Frame 1 (no input): blank canvas, image omitted
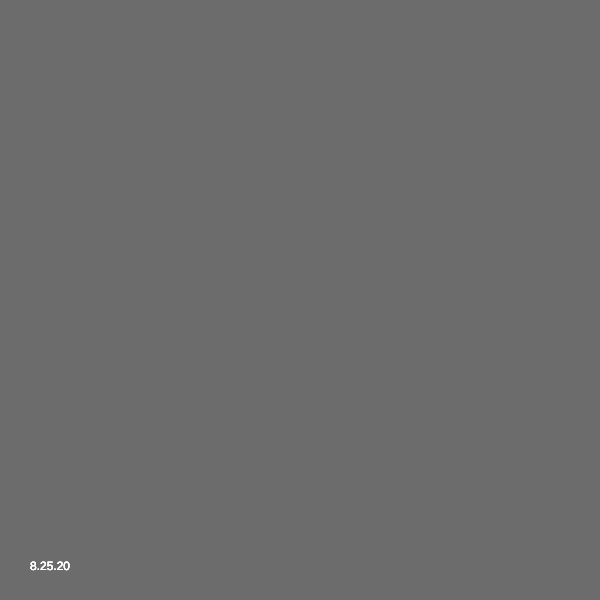
Frame 60 (no input)
Frame 120 (the mouse pressed at the canvas centre since frame 60): identical to frame 60, image omitted

The p5.js sketch that drew this single still picture (run headless with seeded random() and noise() and a simulated clock; from frame 60 on, the mouse is pressed at the canvas centre):

// p5.js sketch
// ── sketch.js
var r=200;
var s=0.002;
function setup() { 
  createCanvas(600, 600);
  background(255)
}
function draw() {   
  background(100, 20);
  translate(width/2, height/2);
  let n=200;
  for (let i=0; i<n; i++) {
     let t1= i*PI/n;
     let t2= s*t1;
     let x1= r*cos(t1);
     let y1= r*sin(t1);
     let x2= r*cos(t2);
     let y2= r*sin(t2);
     strokeWeight(.002)
     stroke(100);
     //fill(255)
     rectMode(CENTER)
     rotate(-r*cos(t1)*0.25)
     // rect(x1, y1, 120, 120);
     //line(x1, y1, x2, y2);
     strokeWeight(.002)
     stroke(0);
     line(x2,y2, x1, y1);
     rotate(r*cos(t1)*0.25)
  }
  s+=0.005;
  fill(255);
  noStroke();
   translate(-width/2, -height/2);
  text("8.25.20", 30, height-30);
  noFill();
}
